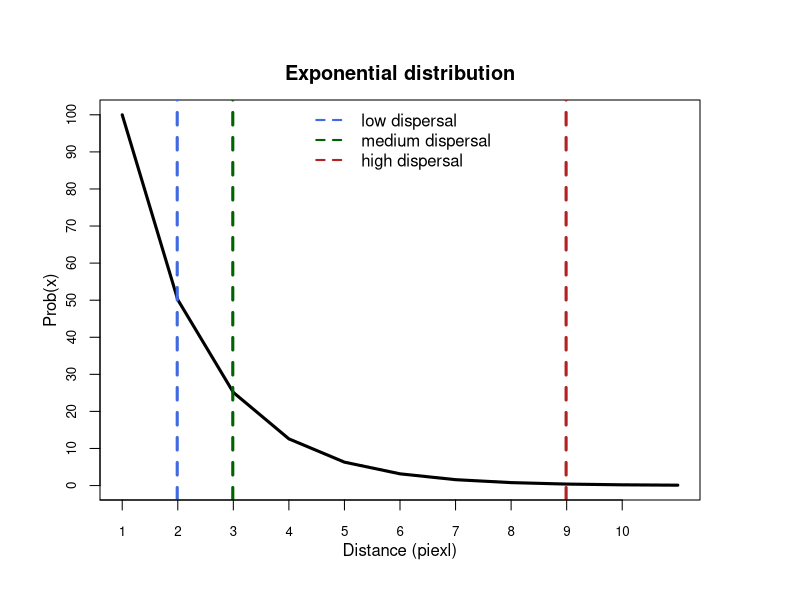

R code for this plot:
disp<- function(a,b,x){ a*10^(b*x)}
par(mar=c(5,5,5,5))
par(mfrow=c(1,1))
plot(disp(100,-0.3, seq(0, 10, 1)),lwd=3, col="black", ylab="", xlab= "",xaxt="n", yaxt="n", type="l")

abline(v=1.99, col="royalblue", lty=2, lwd=3)
abline(v=2.99, col="darkgreen", lty=2, lwd=3)
abline(v=8.99, col="firebrick", lty=2, lwd=3)

title("Exponential distribution",line=1)
title(xlab="Distance (piexl)", ylab="Prob(x)", line=2, cex.lab=1)

axis(1,  at=seq(0,10,by=1),cex.axis=0.8)
axis(2,at=seq(0,100,by=10),cex.axis=0.8)

legend("top", legend=c("low dispersal","medium dispersal","high dispersal"), lty=c(2,2,2), bty="n", 
       lwd=c(2,2,2), col=c("royalblue", "darkgreen", "firebrick"))



